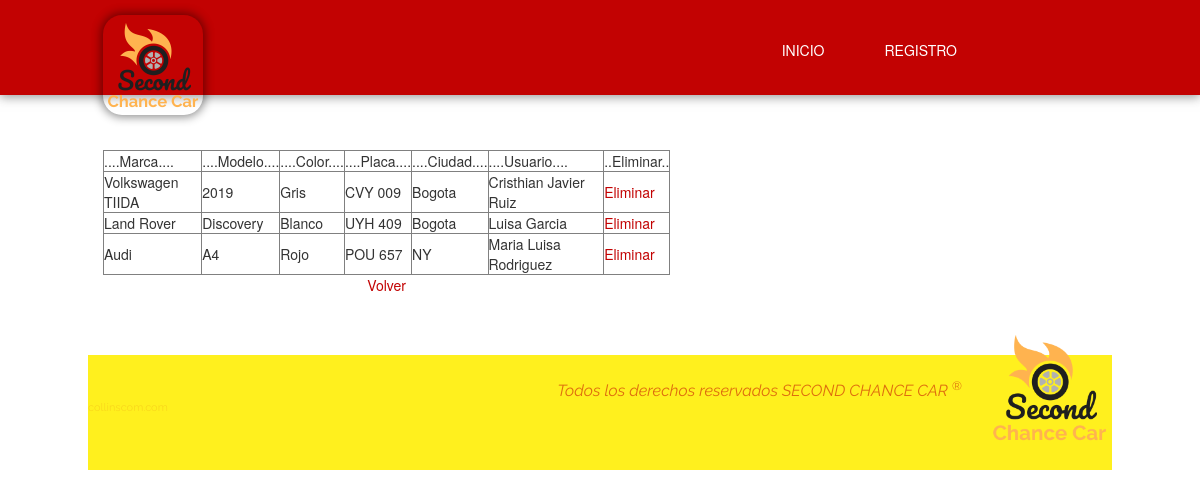
Page /LoginSCC/mostrar1.php on the committed database.
### tables this page shows
CREATE TABLE `regcarro` (
  `id` int(11) NOT NULL,
  `marca` varchar(50) NOT NULL,
  `modelo` varchar(50) NOT NULL,
  `color` varchar(50) NOT NULL,
  `placa` varchar(10) NOT NULL,
  `ciudad` varchar(50) NOT NULL,
  `usuario` varchar(50) NOT NULL
);

### LoginSCC/crud_carro.php (called while the page is built, shortened)
<?php
	class CrudCarro{
		public function mostrar(){
			$db=Db::conectar();
			$listaCarros=[];
			$select=$db->query('SELECT * FROM regcarro');
			foreach($select->fetchAll() as $carro){
				$myCarro= new Carro();
				$myCarro->setId($carro['id']);
				$listaCarros[]=$myCarro;$myCarro->setMarca($carro['marca']);
			}
			return $listaCarros;
		}
	}
?>

### LoginSCC/carro.php (called while the page is built, shortened)
<?php
	class Carro{
		private $id;
                private $marca;
                private $modelo;
                private $color;
                private $placa;
                private $ciudad;
                private $usuario;
		public function getMarca(){
		return $this->marca;
		}
		public function setMarca($marca){
			$this->marca = $marca;
		}
                public function getModelo(){
		return $this->modelo;
		}
		public function setModelo($modelo){
			$this->modelo = $modelo;
		}
                public function getColor(){
		return $this->color;
		}
		public function setColor($color){
			$this->color = $color;
		}
                public function getPlaca(){
		return $this->placa;
		}
		public function setPlaca($placa){
			$this->placa = $placa;
		}
                public function getCiudad(){
		return $this->ciudad;
		}
		public function setCiudad($ciudad){
			$this->ciudad = $ciudad;
		}
                public function getUsuario(){
		return $this->usuario;
		}
		public function setUsuario($usuario){
			$this->usuario = $usuario;
		}
                public function getId(){
			return $this->id;
		}
		public function setId($id){
			$this->id = $id;
		}
	}
?>

### LoginSCC/mostrar1.php (the view, shortened to what this page needs)
<!DOCTYPE html>
<html lang="es">
<head>
    <link rel="stylesheet" href="normalize.css" />
    <link rel="stylesheet" href="main.css" />
    <link rel="stylesheet" href="https://maxcdn.bootstrapcdn.com/bootstrap/3.3.4/css/bootstrap.min.css">
    <link rel="stylesheet" href="//maxcdn.bootstrapcdn.com/font-awesome/4.3.0/css/font-awesome.min.css">
     <link rel="stylesheet" href="min.css" />
</head>
<body>
    <div class="wrap row">
                <header>
            <div class="header">
                <div class="top">
                    <div class="nav">
                        <nav class="navbar navbar-default" role="navigation">
                            <div class="container-fluid">
                                <div class="navbar-header">
                                    <a href="http://localhost:8383/Prueba/index.html">
                                        <figure class="logo">
                                            <img src="SECOND CHANCE CAR.png" title="SECOND CHANCE CAR">
                                        </figure>
                                    </a>
                                </div>
                                <div class="collapse navbar-collapse" id="bs-example-navbar-collapse-1">
                                    <ul class="nav navbar-nav">
                                        <li class="visible-md visible-lg"><a href="http://localhost:8383/Prueba/index.html">Inicio</a></li>
                                        <li class="visible-md visible-lg"><a href="http://localhost/RegPersonasSCC/ingresar.php">Registro</a></li>
                                    </ul>
                                </div>
            </div>
        </header>
                    <div class="clear20"></div>
<div class="contenedor clearfix">
	<div class="section producto-info clearfix">
		<div class="col-xs-12 col-sm-7">
			<div id="slider-producto" class="carousel slide carousel-fade" data-ride="carousel">
<?php
require_once('crud_carro.php');
require_once('carro.php');
$crud=new CrudCarro();
$listaCarros=$crud->mostrar();
?>
<html>
<body>
<center>
	<table border=1>
		<head>
			<td>....Marca....</td>
                        <td>....Modelo....</td>
			<td>....Color....</td>
			<td>....Placa....</td>
                        <td>....Ciudad....</td>
                        <td>....Usuario....</td>
			<td>..Eliminar..</td>
		</head>
		<body>
			<?php foreach ($listaCarros as $carro) {?>
			<tr>
                            <td><?php echo $carro->getMarca() ?></td>
                            <td><?php echo $carro->getModelo() ?></td>
                            <td><?php echo $carro->getColor() ?></td>
                            <td><?php echo $carro->getPlaca() ?></td>
                            <td><?php echo $carro->getCiudad() ?></td>
                            <td><?php echo $carro->getUsuario() ?></td>
                            <td><a href="administrar_carros.php?id=<?php echo $carro->getId()?>&accion=e">Eliminar</a>   </td>
			</tr>
			<?php }?>
		</body>
	</table>
	<a href="index.php">Volver</a>
        </center>
</body>
</html>
        </div>
</div>
	</div>
	<footer>
		<div class="footer clearfix">
			<div class="footer-container">
				<figure class="logo">
					<img src="SECOND CHANCE CAR.png" class="img-responsive" title="">
				</figure>
				<p>
					Todos los derechos reservados SECOND CHANCE CAR <sup>&reg;</sup> 					<a href="http://collinscom.com" class="pull-left" style="font-size:11px; color:rgba(194,2,2,0.1); margin-top:10px; font-style:normal; margin-top:20px;" target="_blank">collinscom.com</a>
				</p>
			</div>
		</div>
	</footer>
</body>
</html>

### LoginSCC/main.css (style rules this page uses)
body { position:relative; }
body .wrap { margin:0; }
body .wrap .header { position:relative; }
body .wrap .header .nav { display:block; }
body .wrap .header .nav .navbar-default { background-color:transparent;border:0;padding:0;margin:0; }
body .wrap .header .nav .navbar-default .navbar-header { background-color:#c20202 }
body .wrap .header .nav .navbar-default .navbar-collapse { border:0;background-color:#c20202;padding:15px;z-index:10; }
body .wrap .header .nav .navbar-default .navbar-collapse .navbar-nav { margin:0 -15px; }
body .wrap .header .nav .navbar-default .navbar-collapse .navbar-nav li a { color:#fff;font-size:12px;text-transform:uppercase }
body .wrap .header .nav .navbar-default .logo { display:inline-block;z-index:300;position:absolute;left:10px;top:10px; }
body .wrap .header .nav .navbar-default .logo img { max-height:60px }
body .wrap .contenedor a { color:#c20202 }
body .wrap .contenedor .section { padding-top:15px; }
body .footer { background-color:#fff01e;margin-top:60px;padding-bottom:30px; }
body .footer .footer-container { position:relative; }
body .footer .footer-container .logo { position:absolute;right:10px;top:-40px;max-width:55px }
body .footer .footer-container p { color:rgba(194,2,2,0.55);text-align:center;margin:25px auto 0 auto;font-size:11px;max-width:80%;font-family:'Raleway';font-style:italic; }
body .footer .footer-container p a { color:rgba(194,2,2,0.55);font-size:1.2em }
@media (min-width:768px) { body .wrap .header .nav { height:95px;background-color:#c20202; } }
@media (min-width:768px) { body .wrap .header .nav .navbar-default .navbar-collapse { padding:0; } }
@media (min-width:768px) { body .wrap .header .nav .navbar-default .navbar-collapse .navbar-nav { position:absolute;right:40px; } }
@media (min-width:768px) { body .wrap .header .nav .navbar-default .navbar-collapse .navbar-nav li { height:100%; } }
@media (min-width:768px) { body .wrap .header .nav .navbar-default .navbar-collapse .navbar-nav li a { background-color:transparent;font-size:14px;padding:0 20px;display:block;height:100%;line-height:100px;vertical-align:middle } }
@media (min-width:768px) { body .wrap .header .nav .navbar-default .logo { top:5px;left:15px; } }
@media (min-width:768px) { body .wrap .header .nav .navbar-default .logo img { max-height:100px;-webkit-box-shadow:0 0 10px 2px rgba(0,0,0,0.45);-moz-box-shadow:0 0 10px 2px rgba(0,0,0,0.45);-o-box-shadow:0 0 10px 2px rgba(0,0,0,0.45);box-shadow:0 0 10px 2px rgba(0,0,0,0.45);-webkit-border-radius:19px;-moz-border-radius:19px;-o-border-radius:19px;border-radius:19px;margin:10px 0 0 0 } }
@media (min-width:768px) { body .footer .footer-container p { max-width:100%;font-size:12px;margin-bottom:20px } }
@media (min-width:768px) { body .footer .footer-container .logo { right:20px } }
@media (min-width:992px) { body { background-color:#fff; } }
@media (min-width:992px) { body .wrap { display:block;margin:0 auto; } }
@media (min-width:992px) { body .wrap .header { background-color:#fff01e; } }
@media (min-width:992px) { body .wrap .header .top { background-color:#c20202;box-shadow:0 2px 10px 0 rgba(50,50,50,0.5);z-index:300;position:relative } }
@media (min-width:992px) { body .wrap .header .nav { max-width:1024px;display:block;margin:0 auto; } }
@media (min-width:992px) { body .wrap .header .nav .navbar-default .container-fluid { padding:0 } }
@media (min-width:992px) { body .wrap .header .nav .navbar-default .navbar-collapse .navbar-nav { position:absolute;right:140px; } }
@media (min-width:992px) { body .wrap .header .nav .navbar-default .navbar-collapse .navbar-nav li a { font-size:14px;padding:0 30px } }
@media (min-width:992px) { body .wrap .contenedor { max-width:1024px;display:block;margin:0 auto; } }
@media (min-width:992px) { body .footer { height:115px; } }
@media (min-width:992px) { body .footer .footer-container { position:relative;max-width:1024px;display:block;margin:0 auto; } }
@media (min-width:992px) { body .footer .footer-container .logo { right:0;max-width:125px;top:-55px } }
@media (min-width:992px) { body .footer .footer-container p { font-size:16px;text-align:right;margin-right:150px } }
@media (min-width:1200px) { body { background-color:#fff } }
img { border:0 }
a { text-decoration:none }
.section { margin-top:20px }
.clear20 { clear:both;height:20px }
.carousel { position:relative; }

### rows in the picture
regcarro: marca "Volkswagen TIIDA", modelo "2019", color "Gris", placa "CVY 009", ciudad "Bogota", usuario "Cristhian Javier Ruiz"
regcarro: marca "Land Rover", modelo "Discovery", color "Blanco", placa "UYH 409", ciudad "Bogota", usuario "Luisa Garcia"
regcarro: marca "Audi", modelo "A4", color "Rojo", placa "POU 657", ciudad "NY", usuario "Maria Luisa Rodriguez"
